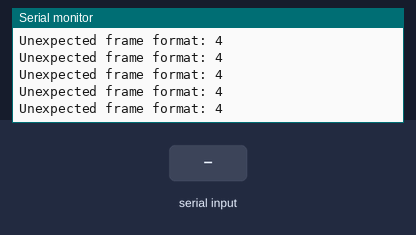
A program run on a simulated ESP32-S3. Parts: the last lines printed to the serial monitor. Inputs (shaded band) come from the test bench. WiFi joins after 1.5 s; servers stay silent unless stated; no MQTT or app messages arrive unless stated; the camera gives no picture.

Above: at 4.5 s.
4.6 s: "HELP\n" received over Serial
At 4.61 s:
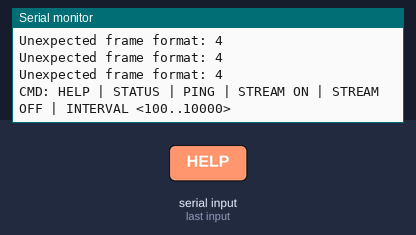
6.5 s: "PING\n" received over Serial
At 6.61 s:
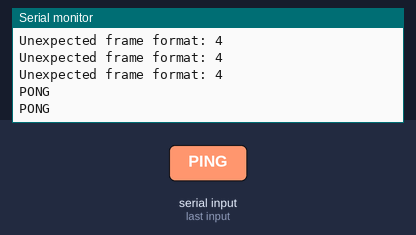
8.1 s: "STATUS\n" received over Serial
At 8.22 s:
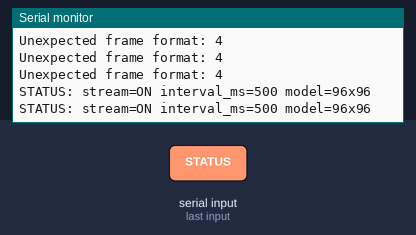
9.7 s: "STREAM ON\n" received over Serial
At 9.83 s:
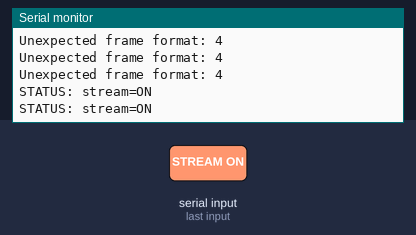
11.3 s: "STREAM OFF\n" received over Serial
At 12.2 s:
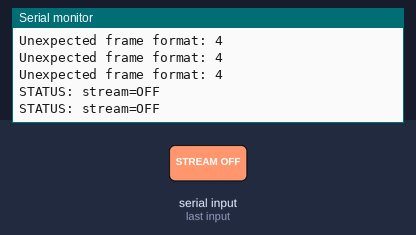
12.9 s: "INTERVAL \n" received over Serial
At 13.5 s:
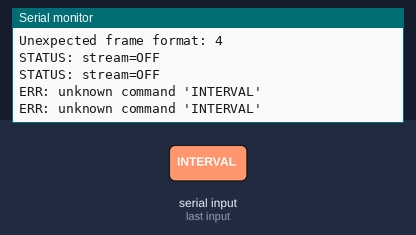
Timing chart, 0 to 15.4 s (numbered marks = the images above; inputs shaded):
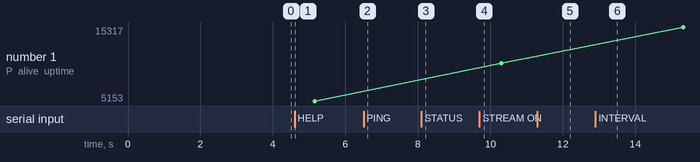

The program:

main.cpp
```cpp
#include <Arduino.h>
#include <WiFi.h>
#include <PubSubClient.h>
#include "esp_camera.h"

#define APP_PRINTLN(msg) do { Serial.println(msg); Serial0.println(msg); } while (0)
#define APP_PRINTF(...) do { Serial.printf(__VA_ARGS__); Serial0.printf(__VA_ARGS__); } while (0)

#if __has_include(<edge-impulse-sdk/classifier/ei_run_classifier.h>)
#include <edge-impulse-sdk/classifier/ei_run_classifier.h>
#define EI_LIB_AVAILABLE 1
#else
#define EI_LIB_AVAILABLE 0
#endif

// Network/broker config — typically injected from .env via load_env.py.
// Keep defaults so the project still compiles when .env is missing.
#ifndef WIFI_SSID
#define WIFI_SSID ""
#endif
#ifndef WIFI_PASS
#define WIFI_PASS ""
#endif
#ifndef MQTT_BROKER
#define MQTT_BROKER "broker.hivemq.com"
#endif
#ifndef MQTT_PORT
#define MQTT_PORT 1883
#endif

// MQTT topics — defined via .env → load_env.py → build flags
#ifndef MQTT_TOPIC_INF
#define MQTT_TOPIC_INF "esp32s3/inference"
#endif
#ifndef MQTT_TOPIC_STATUS
#define MQTT_TOPIC_STATUS "esp32s3/status"
#endif
#ifndef MQTT_TOPIC_CMD
#define MQTT_TOPIC_CMD "esp32s3/cmd"
#endif

// Set these pins for your exact ESP32-S3 + OV5640 board.
// You can define them in platformio.ini build_flags as -D CAMERA_PIN_XXX=<value>.
#ifndef CAMERA_PIN_PWDN
#define CAMERA_PIN_PWDN -1
#endif
#ifndef CAMERA_PIN_RESET
#define CAMERA_PIN_RESET -1
#endif
#ifndef CAMERA_PIN_XCLK
#define CAMERA_PIN_XCLK -1
#endif
#ifndef CAMERA_PIN_SIOD
#define CAMERA_PIN_SIOD -1
#endif
#ifndef CAMERA_PIN_SIOC
#define CAMERA_PIN_SIOC -1
#endif
#ifndef CAMERA_PIN_D7
#define CAMERA_PIN_D7 -1
#endif
#ifndef CAMERA_PIN_D6
#define CAMERA_PIN_D6 -1
#endif
#ifndef CAMERA_PIN_D5
#define CAMERA_PIN_D5 -1
#endif
#ifndef CAMERA_PIN_D4
#define CAMERA_PIN_D4 -1
#endif
#ifndef CAMERA_PIN_D3
#define CAMERA_PIN_D3 -1
#endif
#ifndef CAMERA_PIN_D2
#define CAMERA_PIN_D2 -1
#endif
#ifndef CAMERA_PIN_D1
#define CAMERA_PIN_D1 -1
#endif
#ifndef CAMERA_PIN_D0
#define CAMERA_PIN_D0 -1
#endif
#ifndef CAMERA_PIN_VSYNC
#define CAMERA_PIN_VSYNC -1
#endif
#ifndef CAMERA_PIN_HREF
#define CAMERA_PIN_HREF -1
#endif
#ifndef CAMERA_PIN_PCLK
#define CAMERA_PIN_PCLK -1
#endif

#if EI_LIB_AVAILABLE
static constexpr int kModelWidth = EI_CLASSIFIER_INPUT_WIDTH;
static constexpr int kModelHeight = EI_CLASSIFIER_INPUT_HEIGHT;
#else
static constexpr int kModelWidth = 96;
static constexpr int kModelHeight = 96;
#endif

static WiFiClient   s_wifiClient;
static PubSubClient s_mqtt(s_wifiClient);

static void process_command_line(const String &lineRaw);

static uint8_t  *s_resizedRgb888      = nullptr;
static uint32_t  s_lastHeartbeatMs    = 0;
static uint32_t  s_lastMqttAttemptMs  = 0;
static bool      s_streamEnabled      = true;
static uint32_t  s_inferenceIntervalMs = 500;
static String    s_serialCmdBuffer;

static bool camera_pins_are_configured() {
  return CAMERA_PIN_XCLK >= 0 && CAMERA_PIN_SIOD >= 0 && CAMERA_PIN_SIOC >= 0 &&
         CAMERA_PIN_D0 >= 0 && CAMERA_PIN_D1 >= 0 && CAMERA_PIN_D2 >= 0 &&
         CAMERA_PIN_D3 >= 0 && CAMERA_PIN_D4 >= 0 && CAMERA_PIN_D5 >= 0 &&
         CAMERA_PIN_D6 >= 0 && CAMERA_PIN_D7 >= 0 && CAMERA_PIN_VSYNC >= 0 &&
         CAMERA_PIN_HREF >= 0 && CAMERA_PIN_PCLK >= 0;
}

static inline void rgb565_to_rgb888(uint16_t p, uint8_t &r, uint8_t &g, uint8_t &b) {
  r = static_cast<uint8_t>(((p >> 11) & 0x1F) * 255 / 31);
  g = static_cast<uint8_t>(((p >> 5) & 0x3F) * 255 / 63);
  b = static_cast<uint8_t>((p & 0x1F) * 255 / 31);
}

static void append_json_escaped(String &out, const char *text) {
  if (text == nullptr) {
    out += "null";
    return;
  }

  out += '"';
  for (const char *p = text; *p != '\0'; ++p) {
    switch (*p) {
      case '\\': out += "\\\\"; break;
      case '"': out += "\\\""; break;
      case '\b': out += "\\b"; break;
      case '\f': out += "\\f"; break;
      case '\n': out += "\\n"; break;
      case '\r': out += "\\r"; break;
      case '\t': out += "\\t"; break;
      default: out += *p; break;
    }
  }
  out += '"';
}

static void resize_center_crop_rgb565_to_rgb888(const uint8_t *src,
                                                 int srcW,
                                                 int srcH,
                                                 uint8_t *dst,
                                                 int dstW,
                                                 int dstH) {
  int crop = (srcW < srcH) ? srcW : srcH;
  int x0 = (srcW - crop) / 2;
  int y0 = (srcH - crop) / 2;

  for (int y = 0; y < dstH; y++) {
    int sy = y0 + (y * crop) / dstH;
    for (int x = 0; x < dstW; x++) {
      int sx = x0 + (x * crop) / dstW;
      int srcIndex = (sy * srcW + sx) * 2;
      uint16_t p = static_cast<uint16_t>(src[srcIndex]) |
                   (static_cast<uint16_t>(src[srcIndex + 1]) << 8);

      uint8_t r;
      uint8_t g;
      uint8_t b;
      rgb565_to_rgb888(p, r, g, b);

      int dstIndex = (y * dstW + x) * 3;
      dst[dstIndex] = r;
      dst[dstIndex + 1] = g;
      dst[dstIndex + 2] = b;
    }
  }
}

#if EI_LIB_AVAILABLE
static int ei_camera_get_data(size_t offset, size_t length, float *out_ptr) {
  size_t pixelOffset = offset * 3;
  for (size_t i = 0; i < length; i++) {
    size_t base = pixelOffset + (i * 3);
    out_ptr[i] = (static_cast<uint32_t>(s_resizedRgb888[base]) << 16) |
                 (static_cast<uint32_t>(s_resizedRgb888[base + 1]) << 8) |
                 static_cast<uint32_t>(s_resizedRgb888[base + 2]);
  }
  return 0;
}
#endif

static bool init_camera() {
  camera_config_t config = {};
  config.ledc_channel = LEDC_CHANNEL_0;
  config.ledc_timer = LEDC_TIMER_0;
  config.pin_d0 = CAMERA_PIN_D0;
  config.pin_d1 = CAMERA_PIN_D1;
  config.pin_d2 = CAMERA_PIN_D2;
  config.pin_d3 = CAMERA_PIN_D3;
  config.pin_d4 = CAMERA_PIN_D4;
  config.pin_d5 = CAMERA_PIN_D5;
  config.pin_d6 = CAMERA_PIN_D6;
  config.pin_d7 = CAMERA_PIN_D7;
  config.pin_xclk = CAMERA_PIN_XCLK;
  config.pin_pclk = CAMERA_PIN_PCLK;
  config.pin_vsync = CAMERA_PIN_VSYNC;
  config.pin_href = CAMERA_PIN_HREF;
  config.pin_sccb_sda = CAMERA_PIN_SIOD;
  config.pin_sccb_scl = CAMERA_PIN_SIOC;
  config.pin_pwdn = CAMERA_PIN_PWDN;
  config.pin_reset = CAMERA_PIN_RESET;
  config.xclk_freq_hz = 20000000;
  config.pixel_format = PIXFORMAT_RGB565;
  config.frame_size = FRAMESIZE_QVGA;
  config.jpeg_quality = 12;
  config.fb_count = 1;
  config.grab_mode = CAMERA_GRAB_WHEN_EMPTY;
  config.fb_location = CAMERA_FB_IN_PSRAM;

  esp_err_t err = esp_camera_init(&config);
  if (err != ESP_OK) {
    Serial.printf("Camera init failed: 0x%x\n", err);
    return false;
  }

  sensor_t *sensor = esp_camera_sensor_get();
  if (sensor) {
    sensor->set_vflip(sensor, 0);
    sensor->set_hmirror(sensor, 0);
  }

  return true;
}

// ── WiFi ────────────────────────────────────────────────────────────────────

static void wifi_connect() {
  WiFi.mode(WIFI_STA);
  WiFi.begin(WIFI_SSID, WIFI_PASS);
  APP_PRINTLN("WiFi: connecting...");
  unsigned long t0 = millis();
  while (WiFi.status() != WL_CONNECTED && millis() - t0 < 15000) {
    delay(500);
    Serial.print(".");
  }
  Serial.println();
  if (WiFi.status() == WL_CONNECTED) {
    APP_PRINTF("WiFi: connected, IP=%s\n", WiFi.localIP().toString().c_str());
  } else {
    APP_PRINTLN("WiFi: failed, running offline.");
  }
}

// ── MQTT ────────────────────────────────────────────────────────────────────

static void mqtt_reconnect() {
  if (s_mqtt.connected() || WiFi.status() != WL_CONNECTED) {
    return;
  }
  if (millis() - s_lastMqttAttemptMs < 5000) {
    return;
  }
  s_lastMqttAttemptMs = millis();

  String clientId = "esp32s3-" + WiFi.macAddress();
  APP_PRINTF("MQTT: connecting to %s:%d ...\n", MQTT_BROKER, MQTT_PORT);
  if (s_mqtt.connect(clientId.c_str(), nullptr, nullptr,
                     MQTT_TOPIC_STATUS, 0, true, "{\"online\":false}")) {
    APP_PRINTLN("MQTT: connected.");
    s_mqtt.publish(MQTT_TOPIC_STATUS, "{\"online\":true}", true);
  } else {
    APP_PRINTF("MQTT: failed, rc=%d\n", s_mqtt.state());
  }
}

// ── Inference publish ────────────────────────────────────────────────────────

#if EI_LIB_AVAILABLE
static void publish_inference(const ei_impulse_result_t &result,
                            uint32_t capture_start_ms,
                            uint32_t capture_end_ms,
                            uint32_t infer_start_ms,
                            uint32_t infer_end_ms) {
  if (!s_mqtt.connected()) {
    return;
  }

  const uint32_t mqtt_send_start_ms = millis();
  String p;
  p.reserve(1024);
  p  = "{\"device\":\"esp32s3\",\"ts\":";
  p += mqtt_send_start_ms;
  p += ",\"capture_start_ms\":";
  p += capture_start_ms;
  p += ",\"capture_end_ms\":";
  p += capture_end_ms;
  p += ",\"infer_start_ms\":";
  p += infer_start_ms;
  p += ",\"infer_end_ms\":";
  p += infer_end_ms;
  p += ",\"mqtt_send_start_ms\":";
  p += mqtt_send_start_ms;
  p += ",\"model\":{\"w\":";
  p += kModelWidth;
  p += ",\"h\":";
  p += kModelHeight;
  p += "}";
  p += ",\"labels\":[";

  bool any_valid_label = false;

#if EI_CLASSIFIER_OBJECT_DETECTION == 1
  float best_value = 0.0f;
  const char *best_label = nullptr;
  uint32_t best_x = 0;
  uint32_t best_y = 0;
  uint32_t best_w = 0;
  uint32_t best_h = 0;

  for (size_t i = 0; i < result.bounding_boxes_count; i++) {
    const auto &bb = result.bounding_boxes[i];
    if (bb.value == 0.0f) {
      continue;
    }
    if (any_valid_label) {
      p += ",";
    }
    p += "{\"l\":\"";
    p += (bb.label != nullptr ? bb.label : "?");
    p += "\",\"v\":";
    p += String(bb.value, 4);
    p += ",\"x\":";
    p += bb.x;
    p += ",\"y\":";
    p += bb.y;
    p += ",\"w\":";
    p += bb.width;
    p += ",\"h\":";
    p += bb.height;
    p += "}";
    any_valid_label = true;

    if (bb.value > best_value) {
      best_value = bb.value;
      best_label = bb.label;
      best_x = bb.x;
      best_y = bb.y;
      best_w = bb.width;
      best_h = bb.height;
    }
  }
#endif

  if (!any_valid_label) {
    p += "]";
    p += ",\"top\":{\"label\":null,\"value\":0,\"x\":0,\"y\":0,\"w\":0,\"h\":0}";
  } else {
    p += "]";
    p += ",\"top\":{";
    p += "\"label\":";
    append_json_escaped(p, best_label);
    p += ",\"value\":";
    p += String(best_value, 4);
    p += ",\"x\":";
    p += best_x;
    p += ",\"y\":";
    p += best_y;
    p += ",\"w\":";
    p += best_w;
    p += ",\"h\":";
    p += best_h;
    p += "}";
  }

  const uint32_t mqtt_send_end_ms = millis();
  p += ",\"mqtt_send_end_ms\":";
  p += mqtt_send_end_ms;
  p += ",\"e2e_ms\":";
  p += static_cast<uint32_t>(mqtt_send_end_ms - capture_start_ms);
  p += ",\"timing\":{\"dsp\":";
  p += result.timing.dsp;
  p += ",\"inf\":";
  p += result.timing.classification;
  p += ",\"anom\":";
  p += result.timing.anomaly;
  p += "}}";

  if (!s_mqtt.publish(MQTT_TOPIC_INF, p.c_str())) {
    APP_PRINTLN("MQTT: publish failed (payload too large?).");
  }
}
#endif

static void process_command_line(const String &lineRaw) {
  String line = lineRaw;
  line.trim();
  if (line.length() == 0) {
    return;
  }

  String upper = line;
  upper.toUpperCase();

  if (upper == "HELP") {
    APP_PRINTLN("CMD: HELP | STATUS | PING | STREAM ON | STREAM OFF | INTERVAL <100..10000>");
    return;
  }

  if (upper == "PING") {
    APP_PRINTLN("PONG");
    return;
  }

  if (upper == "STATUS") {
    APP_PRINTF("STATUS: stream=%s interval_ms=%lu model=%dx%d\n",
               s_streamEnabled ? "ON" : "OFF",
               static_cast<unsigned long>(s_inferenceIntervalMs),
               kModelWidth,
               kModelHeight);
    return;
  }

  if (upper == "STREAM ON" || upper == "START") {
    s_streamEnabled = true;
    APP_PRINTLN("STATUS: stream=ON");
    return;
  }

  if (upper == "STREAM OFF" || upper == "STOP") {
    s_streamEnabled = false;
    APP_PRINTLN("STATUS: stream=OFF");
    return;
  }

  if (upper.startsWith("INTERVAL ")) {
    int value = line.substring(9).toInt();
    if (value < 100 || value > 10000) {
      APP_PRINTLN("ERR: INTERVAL must be in range 100..10000 ms");
      return;
    }
    s_inferenceIntervalMs = static_cast<uint32_t>(value);
    APP_PRINTF("STATUS: interval_ms=%lu\n", static_cast<unsigned long>(s_inferenceIntervalMs));
    return;
  }

  APP_PRINTF("ERR: unknown command '%s'\n", line.c_str());
}

static void poll_commands(Stream &port) {
  while (port.available() > 0) {
    char c = static_cast<char>(port.read());
    if (c == '\r' || c == '\n') {
      if (s_serialCmdBuffer.length() > 0) {
        process_command_line(s_serialCmdBuffer);
        s_serialCmdBuffer = "";
      }
      continue;
    }

    if (s_serialCmdBuffer.length() < 120) {
      s_serialCmdBuffer += c;
    }
  }
}

void setup() {
  Serial.begin(115200);
  Serial0.begin(115200);
  delay(1500);
  APP_PRINTLN("APP: booting firmware...");

  if (!camera_pins_are_configured()) {
    APP_PRINTLN("Camera pin macros are not configured.");
    APP_PRINTLN("Set CAMERA_PIN_* in platformio.ini build_flags using your board pinout.");
    while (true) {
      delay(1000);
    }
  }

  s_resizedRgb888 = static_cast<uint8_t *>(malloc(kModelWidth * kModelHeight * 3));
  if (!s_resizedRgb888) {
    APP_PRINTLN("Failed to allocate resized frame buffer.");
    while (true) {
      delay(1000);
    }
  }

  if (!init_camera()) {
    while (true) {
      delay(1000);
    }
  }
  APP_PRINTLN("APP: camera initialized.");

#if EI_LIB_AVAILABLE
  APP_PRINTLN("Edge Impulse library detected. Inference enabled.");
#else
  APP_PRINTLN("Edge Impulse library not found yet.");
  APP_PRINTLN("Import your Edge Impulse Arduino ZIP into lib/ and rebuild.");
#endif

  wifi_connect();
  s_mqtt.setServer(MQTT_BROKER, MQTT_PORT);
  mqtt_reconnect();
}

void loop() {
  mqtt_reconnect();
  s_mqtt.loop();

  poll_commands(Serial);
  poll_commands(Serial0);

  uint32_t now = millis();
  if (now - s_lastHeartbeatMs >= 5000) {
    s_lastHeartbeatMs = now;
    APP_PRINTF("APP: alive, uptime=%lu ms\n", static_cast<unsigned long>(now));
    if (s_mqtt.connected()) {
      String hb = "{\"uptime_ms\":" + String(now) + "}";
      s_mqtt.publish(MQTT_TOPIC_STATUS, hb.c_str());
    }
  }

  if (!s_streamEnabled) {
    delay(25);
    return;
  }

  const uint32_t capture_start_ms = millis();
  camera_fb_t *fb = esp_camera_fb_get();
  if (!fb) {
    APP_PRINTLN("Frame capture failed.");
    delay(100);
    return;
  }
  const uint32_t capture_end_ms = millis();

  if (fb->format != PIXFORMAT_RGB565) {
    APP_PRINTF("Unexpected frame format: %d\n", static_cast<int>(fb->format));
    esp_camera_fb_return(fb);
    delay(100);
    return;
  }

  resize_center_crop_rgb565_to_rgb888(fb->buf, fb->width, fb->height,
                                      s_resizedRgb888, kModelWidth, kModelHeight);
  esp_camera_fb_return(fb);

#if EI_LIB_AVAILABLE
  signal_t signal;
  signal.total_length = static_cast<size_t>(kModelWidth * kModelHeight);
  signal.get_data = &ei_camera_get_data;

  const uint32_t infer_start_ms = millis();
  ei_impulse_result_t result = {};
  EI_IMPULSE_ERROR err = run_classifier(&signal, &result, false);
  const uint32_t infer_end_ms = millis();
  if (err != EI_IMPULSE_OK) {
    APP_PRINTF("run_classifier error: %d\n", static_cast<int>(err));
    delay(500);
    return;
  }

  APP_PRINTF("Timing: DSP=%d ms, Inference=%d ms, Anomaly=%d ms\n",
             result.timing.dsp,
             result.timing.classification,
             result.timing.anomaly);

#if EI_CLASSIFIER_OBJECT_DETECTION == 1
  for (size_t i = 0; i < result.bounding_boxes_count; i++) {
    const auto &bb = result.bounding_boxes[i];
    if (bb.value == 0.0f) {
      continue;
    }
    APP_PRINTF("BB %u: %s (%.5f) x=%u y=%u w=%u h=%u\n",
               static_cast<unsigned>(i),
               (bb.label != nullptr) ? bb.label : "(null-label)",
               bb.value,
               bb.x,
               bb.y,
               bb.width,
               bb.height);
  }
#else
  for (size_t ix = 0; ix < EI_CLASSIFIER_LABEL_COUNT; ix++) {
    const char *label = result.classification[ix].label;
    if (label == nullptr) {
      label = "(null-label)";
    }
    APP_PRINTF("%s: %.5f\n", label, result.classification[ix].value);
  }
#endif

  publish_inference(result, capture_start_ms, capture_end_ms, infer_start_ms, infer_end_ms);
  APP_PRINTLN("---");
#else
  APP_PRINTLN("Frame captured and resized. Waiting for Edge Impulse library...");
#endif

  delay(s_inferenceIntervalMs);
}
```

Measured:
- after the input at 4.6 s, the serial monitor: prints a new line at once (image 1)
- after the input at 6.5 s, the serial monitor: prints a new line after 0.10 s (image 2)
- after the input at 8.1 s, the serial monitor: prints a new line after 0.11 s (image 3)
- after the input at 9.7 s, the serial monitor: prints a new line after 0.12 s (image 4)
- after the input at 11.3 s, the serial monitor: prints a new line after 0.13 s (image 5)
- after the input at 12.9 s, the serial monitor: prints a new line at once (image 6)
- plotted number 1: 5153 → 10305 after the input at 9.7 s, 10305 → 15317 after the input at 12.9 s
